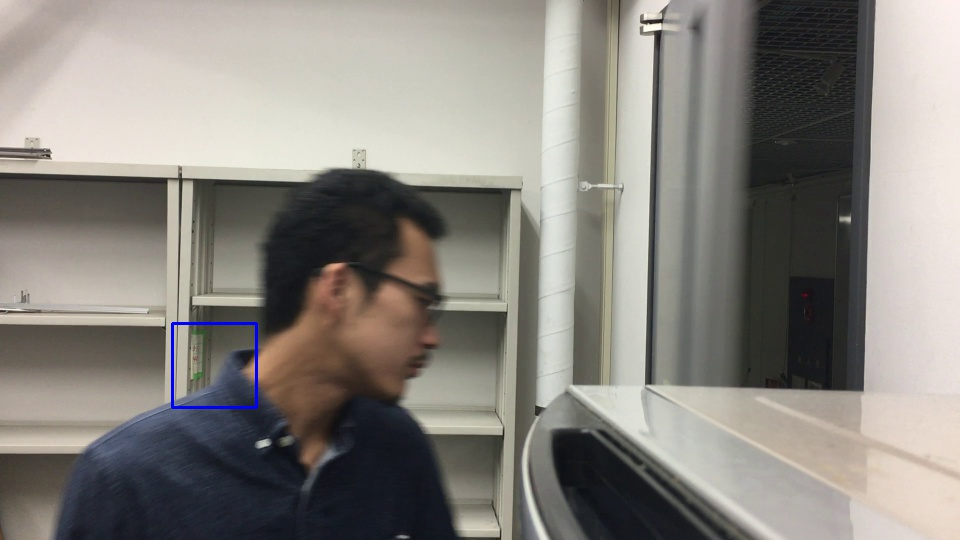
#> input picture image_recognize/capture/20170427-111407604729.jpg, 960 x 540 px, given in place of Movie (6).MOV, which was not available
$ python face_recognize.py
#> lines starting #> are read from the running program, lines starting #| are printed output that depends on the picture

# coding: utf-8

# In[9]:

import cv2
import threading
from datetime import datetime
from scipy import ndimage

cap = cv2.VideoCapture('rawdata/Movie (6).MOV')
RATIO = 2.0

FIRST_THREAD_COUNT = threading.activeCount() # 起動時のスレッド数（自分の環境だとなぜか5）

class FaceThread(threading.Thread): # スレッド処理をするクラス
    def __init__(self,frame):
        super(FaceThread, self).__init__()
        self._cascade_path = "haarcascades/haarcascade_frontalface_default.xml"
        self._frame = frame

    def run(self):
        self._gray = cv2.cvtColor(self._frame,cv2.COLOR_BGR2GRAY)
        self._cascade = cv2.CascadeClassifier(self._cascade_path)
        self._gray = cv2.equalizeHist(self._gray)
        self._face = self._cascade.detectMultiScale(self._gray,scaleFactor = 1.1,minNeighbors = 5,minSize = (100,100))

        if len(self._face) > 0:
            print("face is detected.")
            self._color = (255,0,0)
            for self._rect in self._face:
                cv2.rectangle(self._frame,tuple(self._rect[0:2]),tuple(self._rect[0:2] + self._rect[2:4]),self._color,thickness = 2)

            # 現在時間を名前に付けて写真を保存
            self._now = datetime.now().strftime("%Y%m%d-%H%M%S%f")
            self._image_path = "capture/" + self._now + ".jpg"
            cv2.imwrite(self._image_path,self._frame)

while(cap.isOpened()):
    ret, frame = cap.read()
#> frame is the input picture: shape (540, 960, 3); mean B, G, R 127.1, 133, 136.8
    if ret == 0:
        break
    height = int(frame.shape[0])
#> height = 540
    width = int(frame.shape[1])
#> width = 960
    resized_frame = cv2.resize(frame,(int(width/RATIO),int(height/RATIO))) # 動画のサイズを1/RATIOにする

    # 動画の回転や切り取りを制御
    #resized_frame = ndimage.rotate(resized_frame,270,reshape = False)
    resized_frame = resized_frame[0:int(width/(3 * RATIO)),:]
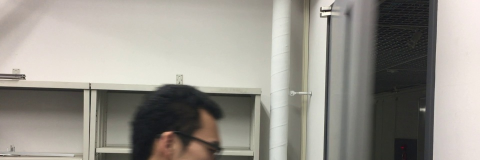
#> resized_frame: shape (160, 480, 3); mean B, G, R 140.8, 148.5, 152.2

    #cv2.imshow("movie",resized_frame)

    #別スレッドが既に立ち上がっていなければ，別スレッド開始
    if(threading.activeCount() == FIRST_THREAD_COUNT):
        th = FaceThread(resized_frame)
        th.start()

    c = cv2.waitKey(100) # ここに顔認識されるフレーム数が依存（つらい）
#> (key Esc is pressed here)
    if(c == 27):
        break # ESCで抜ける

cap.release()
cv2.destroyAllWindows()


# In[ ]:

$ run again, on image_recognize/capture/20170427-111435429459.jpg
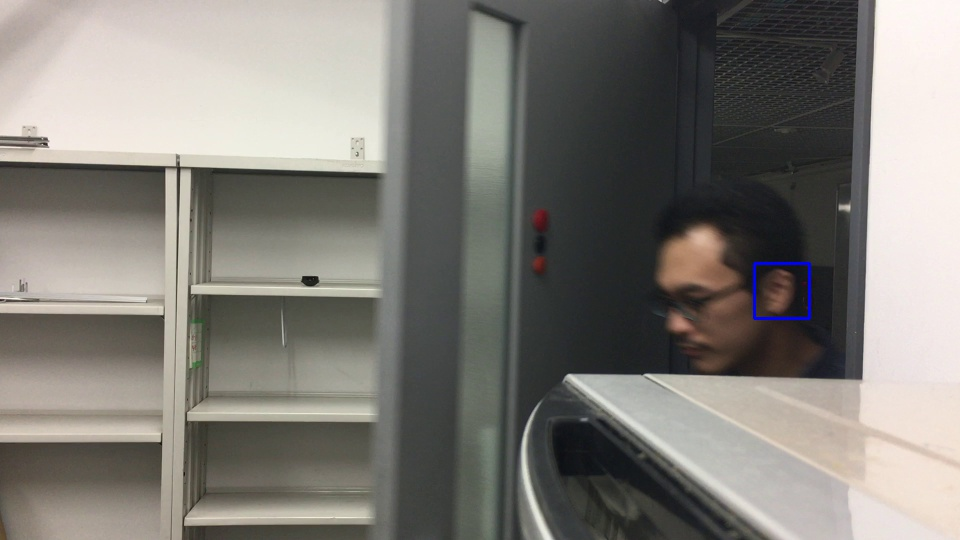
#> input picture image_recognize/capture/20170427-111435429459.jpg, 960 x 540 px, given in place of Movie (6).MOV, which was not available
#> frame is the input picture: shape (540, 960, 3); mean B, G, R 119.1, 124.7, 127.8
#> `resized_frame = resized_frame[0:int(width/(3 * RATIO)),:]`:
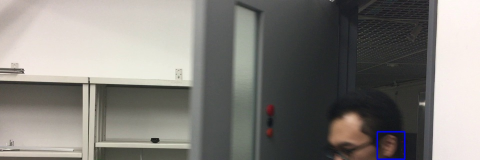
#> resized_frame: shape (160, 480, 3); mean B, G, R 121.8, 126.2, 128.8

$ run again, on image_recognize/capture/20170427-111441792970.jpg
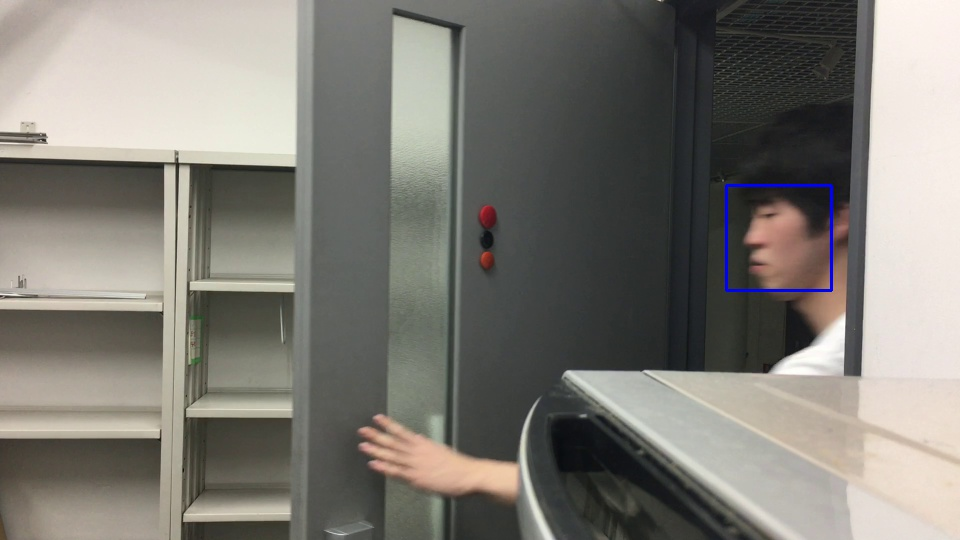
#> input picture image_recognize/capture/20170427-111441792970.jpg, 960 x 540 px, given in place of Movie (6).MOV, which was not available
#> frame is the input picture: shape (540, 960, 3); mean B, G, R 116.7, 123.3, 126.1
#> `resized_frame = resized_frame[0:int(width/(3 * RATIO)),:]`:
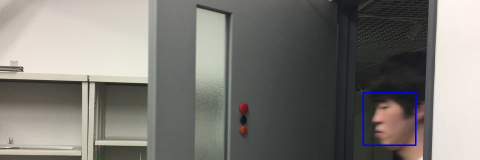
#> resized_frame: shape (160, 480, 3); mean B, G, R 117.8, 122.7, 124.9
